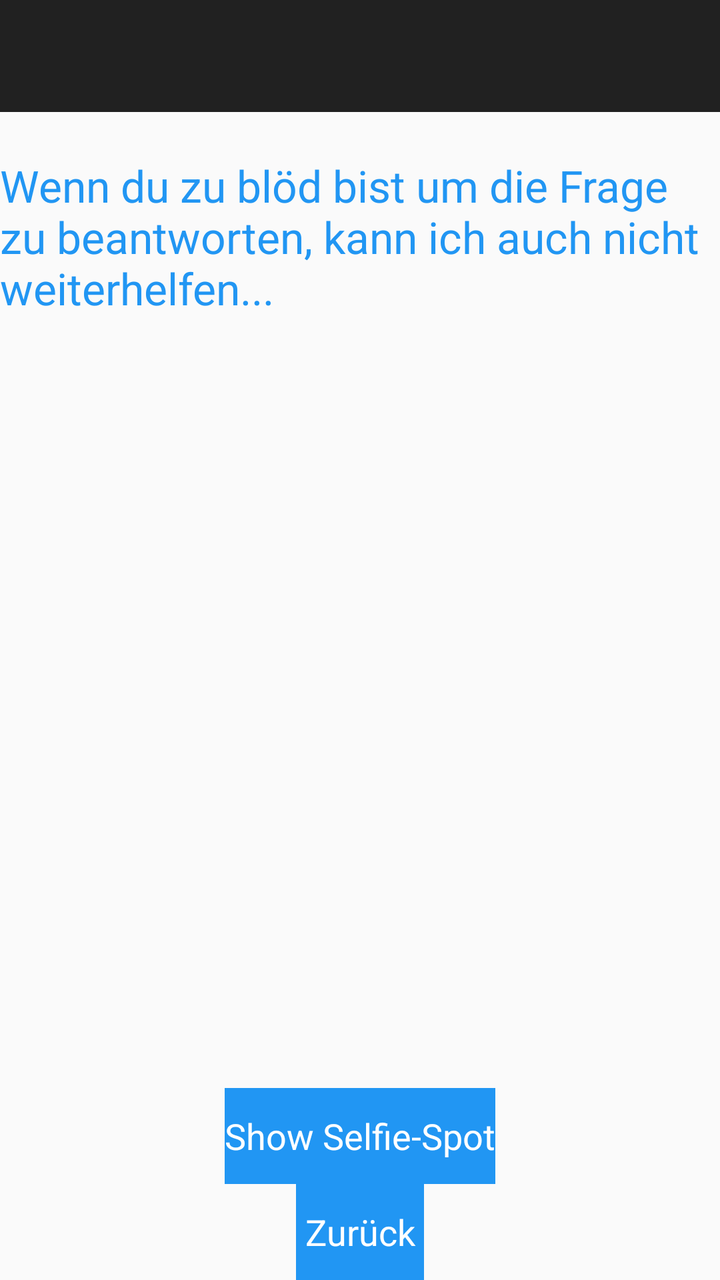
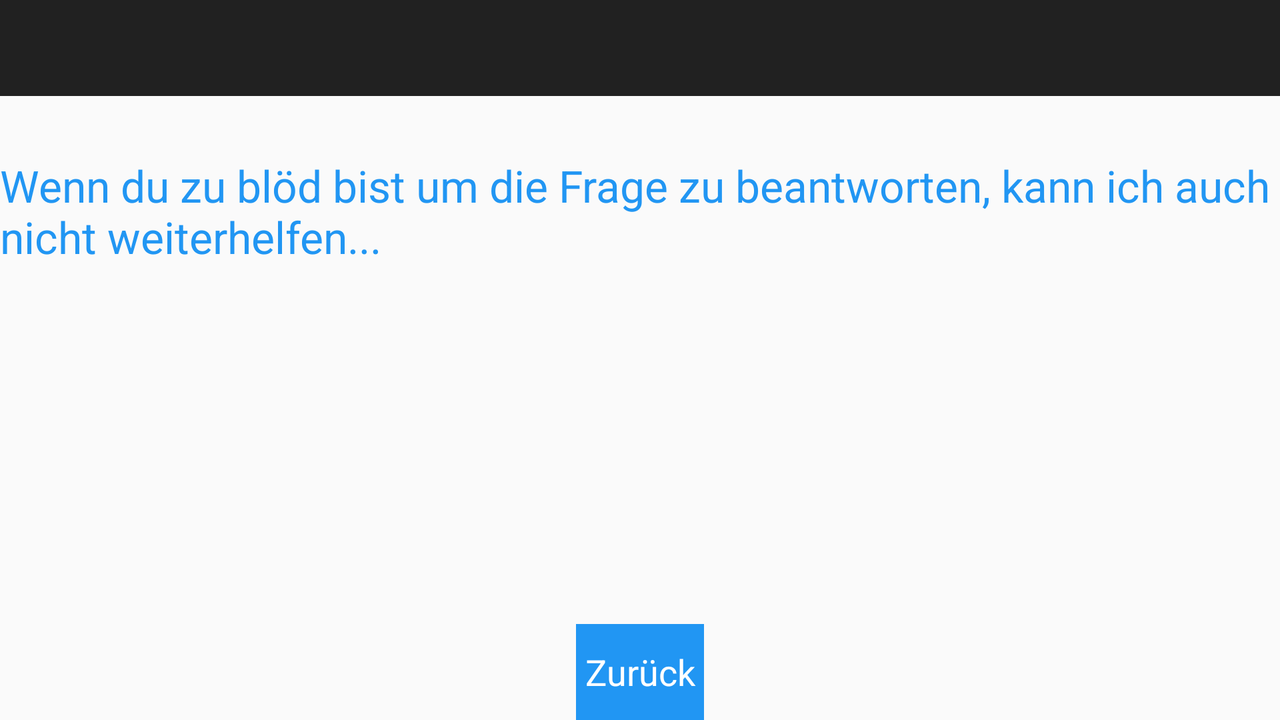

The same Android screen from two of the app's own layout files: first res/layout/ as a phone draws it, then the author's variant for another configuration, drawn on a device whose configuration selects that folder. Both files follow.
<!-- AndroidManifest.xml: application theme WeltkulturerbeBambergAppTheme -->
<!-- res/layout/activity_activity_tipp.xml -->
<RelativeLayout xmlns:android="http://schemas.android.com/apk/res/android"
    xmlns:tools="http://schemas.android.com/tools" android:layout_width="match_parent"
    android:layout_height="match_parent"
    xmlns:app="http://schemas.android.com/apk/res-auto"
    app:contentInsetEnd="0dp"
    app:contentInsetStart="0dp"
    tools:context="com.github.weltkulturschnitzelbamberg.weltkulturerbebambergapp.activities.ActivityTipp">


    <TextView
        android:layout_width="wrap_content"
        android:layout_height="wrap_content"
        android:textAppearance="?android:attr/textAppearanceLarge"
        android:text="Wenn du zu blöd bist um die Frage zu beantworten, kann ich auch nicht weiterhelfen..."
        android:id="@+id/textViewTipp"
        android:layout_alignParentTop="true"
        android:layout_centerHorizontal="true"
        android:layout_marginTop="78dp" />

    <Button
        android:layout_width="wrap_content"
        android:layout_height="wrap_content"
        android:text="Zurück"
        android:id="@+id/buttonZurück"
        android:layout_alignParentBottom="true"
        android:layout_centerHorizontal="true"
        android:onClick="ZurückButtonGeklickt"/>

    <android.support.v7.widget.Toolbar
        android:id="@+id/tipp_toolbar"
        android:layout_height="wrap_content"
        android:layout_width="match_parent"
        android:minHeight="@dimen/abc_action_bar_default_height_material"
        android:background="?attr/colorPrimary" />

    <Button
        android:layout_width="wrap_content"
        android:layout_height="wrap_content"
        android:text="@string/btn_info_selfie_spot"
        android:id="@+id/btn_tipp_selfie_spot"
        android:layout_above="@+id/buttonZurück"
        android:layout_centerHorizontal="true" />

</RelativeLayout>
<!-- resources referenced by this layout -->
<resources>
  <string name="btn_info_selfie_spot">Show Selfie-Spot</string>
  <style name="WeltkulturerbeBambergAppTheme" parent="Theme.AppCompat.Light.DarkActionBar">
          <item name="android:actionBarStyle">@style/WeltkulturerbeBambergAppTheme.ActionBar</item> 
          <item name="android:buttonStyle">@style/WeltkulturerbeBambergAppTheme.Button</item> 
          <item name="android:textViewStyle">@style/WeltkulturerbeBambergAppTheme.TextView</item> 
          <item name="android:windowFullscreen">true</item> 
  
          
          <item name="actionBarStyle">@style/WeltkulturerbeBambergAppTheme.ActionBar</item> 
      </style>
  <style name="WeltkulturerbeBambergAppTheme.ActionBar" parent="Widget.AppCompat.Light.ActionBar.Solid.Inverse">
          <item name="android:background">@color/PrimaryColor</item>
          <item name="android:displayOptions">showTitle</item>
          <item name="android:textColor">@color/white</item>
          <item name="android:titleTextStyle">@style/WeltkulturerbeBambergAppTheme.ActionBar.TitleText</item>
  
          
          <item name="background">@color/PrimaryColor</item>
          <item name="displayOptions">showTitle</item>
          <item name="titleTextStyle">@style/WeltkulturerbeBambergAppTheme.ActionBar.TitleText</item>
      </style>
  <style name="WeltkulturerbeBambergAppTheme.Button" parent="android:Widget.Holo.Light.Button">
          <item name="android:background">@drawable/button</item>
          <item name="android:textColor">@color/SecondaryColor</item>
          <item name="android:clickable">true</item>
          <item name="android:focusable">true</item>
      </style>
  <style name="WeltkulturerbeBambergAppTheme.TextView" parent="android:Widget.Holo.Light.TextView">
          <item name="android:textColor">@color/PrimaryColor</item>
      </style>
  <color name="PrimaryColor">@color/light_blue</color>
  <color name="white">#ffffff</color>
  <style name="WeltkulturerbeBambergAppTheme.ActionBar.TitleText" parent="TextAppearance.AppCompat.Widget.ActionBar.Title">
          <item name="android:textColor">@color/SecondaryColor</item>
      </style>
  <!-- drawable button (drawable) -->
  <?xml version="1.0" encoding="utf-8"?>
  <selector xmlns:android="http://schemas.android.com/apk/res/android">
      <item
          android:state_selected="true">
          <color android:color="@color/PrimaryColorDarker"/>
      </item>
      <item
          android:state_pressed="true">
          <color android:color="@color/PrimaryColorDarker"/>
      </item>
      <item>
          <color android:color="@color/PrimaryColor"/>
      </item>
  </selector>
  <color name="SecondaryColor">@color/white</color>
  <color name="light_blue">#2196f3</color>
</resources>
<!-- res/layout-land/activity_activity_tipp.xml (the author's variant of the layout above) -->
<!-- drawn on the phone turned sideways -->
<RelativeLayout xmlns:android="http://schemas.android.com/apk/res/android"
    xmlns:tools="http://schemas.android.com/tools" android:layout_width="match_parent"
    android:layout_height="match_parent"
    xmlns:app="http://schemas.android.com/apk/res-auto"
    app:contentInsetEnd="0dp"
    app:contentInsetStart="0dp"
    tools:context="com.github.weltkulturschnitzelbamberg.weltkulturerbebambergapp.ActivityTipp">


    <TextView
        android:layout_width="wrap_content"
        android:layout_height="wrap_content"
        android:textAppearance="?android:attr/textAppearanceLarge"
        android:text="Wenn du zu blöd bist um die Frage zu beantworten, kann ich auch nicht weiterhelfen..."
        android:id="@+id/textViewTipp"
        android:layout_alignParentTop="true"
        android:layout_centerHorizontal="true"
        android:layout_marginTop="78dp" />

    <Button
        android:layout_width="wrap_content"
        android:layout_height="wrap_content"
        android:text="Zurück"
        android:id="@+id/buttonZurück"
        android:layout_alignParentBottom="true"
        android:layout_centerHorizontal="true"
        android:onClick="ZurückButtonGeklickt"/>

    <android.support.v7.widget.Toolbar
        android:id="@+id/tipp_toolbar"
        android:layout_height="wrap_content"
        android:layout_width="match_parent"
        android:minHeight="@dimen/abc_action_bar_default_height_material"
        android:background="?attr/colorPrimary" />

</RelativeLayout>
<!-- resources referenced by the variant -->
<!-- as the phone turned sideways resolves them -->
<resources>
  <style name="WeltkulturerbeBambergAppTheme" parent="Theme.AppCompat.Light.DarkActionBar">
          <item name="android:actionBarStyle">@style/WeltkulturerbeBambergAppTheme.ActionBar</item> 
          <item name="android:buttonStyle">@style/WeltkulturerbeBambergAppTheme.Button</item> 
          <item name="android:textViewStyle">@style/WeltkulturerbeBambergAppTheme.TextView</item> 
          <item name="android:windowFullscreen">true</item> 
  
          
          <item name="actionBarStyle">@style/WeltkulturerbeBambergAppTheme.ActionBar</item> 
      </style>
  <style name="WeltkulturerbeBambergAppTheme.ActionBar" parent="Widget.AppCompat.Light.ActionBar.Solid.Inverse">
          <item name="android:background">@color/PrimaryColor</item>
          <item name="android:displayOptions">showTitle</item>
          <item name="android:textColor">@color/white</item>
          <item name="android:titleTextStyle">@style/WeltkulturerbeBambergAppTheme.ActionBar.TitleText</item>
  
          
          <item name="background">@color/PrimaryColor</item>
          <item name="displayOptions">showTitle</item>
          <item name="titleTextStyle">@style/WeltkulturerbeBambergAppTheme.ActionBar.TitleText</item>
      </style>
  <style name="WeltkulturerbeBambergAppTheme.Button" parent="android:Widget.Holo.Light.Button">
          <item name="android:background">@drawable/button</item>
          <item name="android:textColor">@color/SecondaryColor</item>
          <item name="android:clickable">true</item>
          <item name="android:focusable">true</item>
      </style>
  <style name="WeltkulturerbeBambergAppTheme.TextView" parent="android:Widget.Holo.Light.TextView">
          <item name="android:textColor">@color/PrimaryColor</item>
      </style>
  <color name="PrimaryColor">@color/light_blue</color>
  <color name="white">#ffffff</color>
  <style name="WeltkulturerbeBambergAppTheme.ActionBar.TitleText" parent="TextAppearance.AppCompat.Widget.ActionBar.Title">
          <item name="android:textColor">@color/SecondaryColor</item>
      </style>
  <!-- drawable button (drawable) -->
  <?xml version="1.0" encoding="utf-8"?>
  <selector xmlns:android="http://schemas.android.com/apk/res/android">
      <item
          android:state_selected="true">
          <color android:color="@color/PrimaryColorDarker"/>
      </item>
      <item
          android:state_pressed="true">
          <color android:color="@color/PrimaryColorDarker"/>
      </item>
      <item>
          <color android:color="@color/PrimaryColor"/>
      </item>
  </selector>
  <color name="SecondaryColor">@color/white</color>
  <color name="light_blue">#2196f3</color>
</resources>
